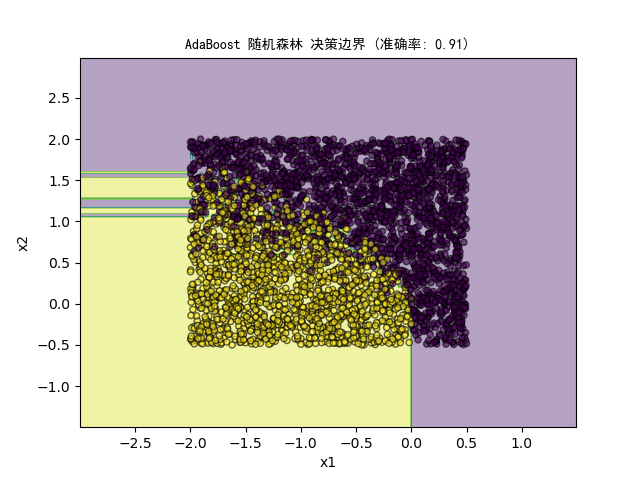

Reproduce this figure in Python.
import numpy as np
import pandas as pd
import matplotlib.pyplot as plt
from sklearn.ensemble import RandomForestClassifier, AdaBoostClassifier
from sklearn.metrics import accuracy_score
from sklearn.model_selection import train_test_split, cross_val_score

# 加载数据
data = pd.read_csv("F:/intern in FSD/test for double integrator/generated_data.csv")
X = data.iloc[:, :-1].values
y = data.iloc[:, -1].values

# 选择前两个特征进行可视化
X = X[:, :2]

# 分割数据为训练集和测试集
X_train, X_test, y_train, y_test = train_test_split(X, y, test_size=0.3, random_state=42)

# 使用随机森林作为基学习器的AdaBoost模型进行训练
base_clf = RandomForestClassifier(n_estimators=100, random_state=42)
clf_ada_rf = AdaBoostClassifier(estimator=base_clf, n_estimators=50, random_state=42, algorithm='SAMME')
clf_ada_rf.fit(X_train, y_train)
y_pred_ada_rf = clf_ada_rf.predict(X_test)
accuracy_ada_rf = accuracy_score(y_test, y_pred_ada_rf)
print(f"AdaBoost 随机森林分类准确率: {accuracy_ada_rf:.2f}")

# 使用交叉验证评估
def evaluate_model(model, X, y):
    scores = cross_val_score(model, X, y, cv=5)
    return scores.mean()

print(f"AdaBoost 随机森林交叉验证准确率: {evaluate_model(clf_ada_rf, X, y):.2f}")

# 绘制决策边界
def plot_decision_boundary(model, X, y, title):
    x_min, x_max = X[:, 0].min() - 1, X[:, 0].max() + 1
    y_min, y_max = X[:, 1].min() - 1, X[:, 1].max() + 1
    xx, yy = np.meshgrid(np.arange(x_min, x_max, 0.01),
                         np.arange(y_min, y_max, 0.01))
    Z = model.predict(np.c_[xx.ravel(), yy.ravel()])
    Z = Z.reshape(xx.shape)
    plt.contourf(xx, yy, Z, alpha=0.4)
    plt.scatter(X[:, 0], X[:, 1],alpha=0.6, c=y, s=20, edgecolor='k')
    plt.title(title, fontproperties="SimHei")  # 设置字体为支持中文的字体
    plt.xlabel('x1')
    plt.ylabel('x2')
    plt.show()

# 绘制AdaBoost 随机森林模型的决策边界
plot_decision_boundary(clf_ada_rf, X, y, f"AdaBoost 随机森林 决策边界 (准确率: {accuracy_ada_rf:.2f})")
